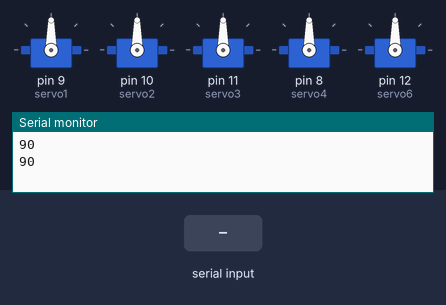
The sketch below on a simulated Arduino Uno, built with avr-gcc and run on an emulated ATmega328P. On the bench: 5 × servo, the last lines printed to the serial monitor. The inputs (shaded band) are chosen by the test bench.

Above: at 1.2 s.
1.3 s: "30,150\n" received over Serial
At 3.9 s:
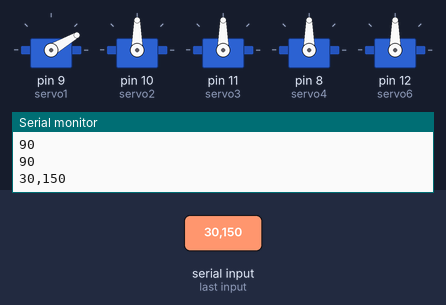
4.3 s: "5\n" received over Serial
At 5.7 s:
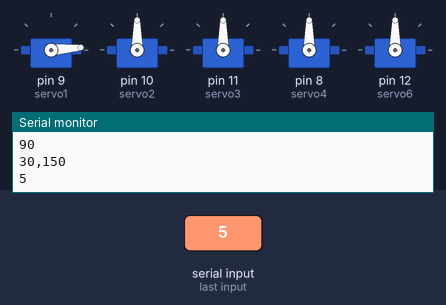
6.5 s: "200\n" received over Serial
At 6.99 s:
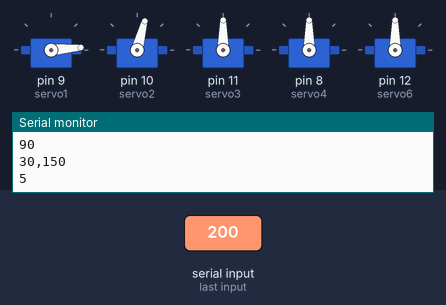
9.5 s: "90,45\n" received over Serial
At 12.6 s:
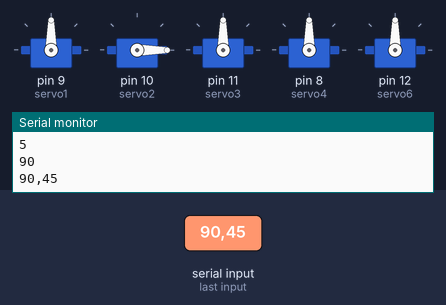
Timing chart, 0 to 13.5 s (numbered marks = the images above; inputs shaded):
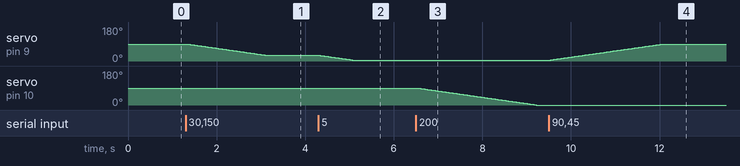

The sketch:

abhishekarduino.ino
```cpp
#include<Servo.h>
Servo servo1;
Servo servo2;
Servo servo3;
Servo servo4;
Servo servo6;
int d1;
int d2;
int d3;
int d4;
int d6;

void setup() {
  // put your setup code here, to run once:
servo1.attach(9);
servo2.attach(10);
servo3.attach(11);
servo4.attach(8);
servo6.attach(12);
Serial.begin(9600);
Serial.setTimeout(10);
int m1=servo2.read();
 Serial.println(m1);
int m2=servo3.read();
 Serial.println(m2);

/*for (int i=0; i<= 90; i+= 1)
     {
       servo2.write(i);
       delay(30);
     }
for (int i=0; i<= 45; i+= 1)
     {
       servo3.write(i);
       delay(30);
     }    */


/*servo1.write(0);
servo2.write(90);
servo3.write(45);
servo4.write(0);
servo6.write(0);*/
}

void loop() {
  // put your main code here, to run repeatedly:

while(Serial.available()!=0){
String data=Serial.readString();
int a=data.toInt();
int b;
if(a>=0&&a<200)
{
  d1=servo1.read();
  if(d1<a)
   { Serial.println(a);
    for (int i=d1; i<= a; i+= 1)
     {
       servo1.write(i);
       delay(30);
     }
   }
  else
  {
    for (int i=d1; i>= a; i=i-1)
     {
       servo1.write(i);
       delay(30);
     }
  }

Serial.println(data);
}
if(a>=200&&a<400)
{
  d2=servo2.read();
 b=a-200;
  if(d2<b)
   { Serial.println(b);

      for (int i=d2; i<= b; i+= 1)
        {

           servo2.write(i);
           delay(30);

        }
    }
  else
   {
    for (int i=d2; i>= b; i=i-1)
     {
      servo2.write(i);
      delay(30);
     }
   }
 }
if(a>=400&&a<600)
{
  d3=servo3.read();
 b=a-400;
  if(d3<b)
   { Serial.println(b);

      for (int i=d3; i<= b; i+= 1)
        {

           servo3.write(i);
           delay(30);

        }
    }
  else
   {
    for (int i=d3; i>= b; i=i-1)
     {
      servo3.write(i);
      delay(30);
     }
   }

}
if(a>=600&&a<800)
{
  d4=servo4.read();
 b=a-600;
  if(d4<b)
   { Serial.println(b);

      for (int i=d4; i<= b; i+= 1)
        {

           servo4.write(i);
           delay(30);

        }
    }
  else
   {
    for (int i=d4; i>= b; i=i-1)
     {
      servo4.write(i);
      delay(30);
     }
   }

}
if(a>=1000&&a<1200)
{
  d6=servo6.read();
 b=a-1000;
 b=b%40;
  if(d6<b)
   { Serial.println(b);

      for (int i=d6; i<= b; i+= 1)
        {

           servo6.write(i);
           delay(30);

        }
    }
  else
   {
    for (int i=d6; i>= b; i=i-1)
     {
      servo6.write(i);
      delay(30);
     }
   }

}

}
}
```

Measured:
- after the input at 1.3 s, servo on pin 9 (servo1): moves from 90° to 30° over 1.8 s, starting after 0.05 s
- after the input at 4.3 s, servo on pin 9 (servo1): moves from 30° to 5° over 0.72 s, starting at once
- after the input at 6.5 s, servo on pin 10 (servo2): moves from 90° to 0° over 2.7 s, starting at once
- after the input at 9.5 s, servo on pin 9 (servo1): moves from 5° to 90° over 2.5 s, starting after 0.05 s
